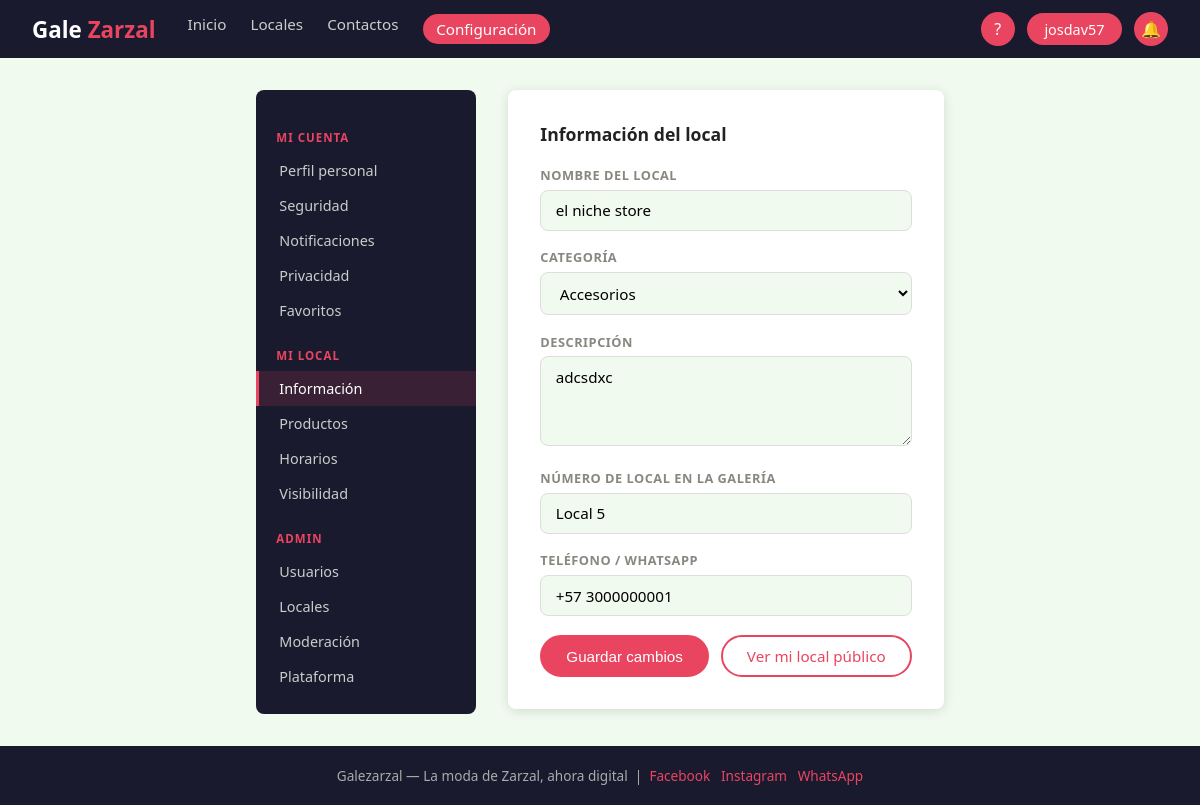
Screenshot of /configuracion/infoLocal.php (signed in) with the database file from the repository.
### tables this page shows
CREATE TABLE `local` (
  `idLocal` int(11) NOT NULL,
  `nomLocal` varchar(100) NOT NULL,
  `describLocal` varchar(300) DEFAULT NULL,
  `infoContacto` varchar(200) DEFAULT NULL,
  `ubiLocal` varchar(150) DEFAULT NULL,
  `urlWhatsapp` varchar(20) NOT NULL,
  `estado` enum('activo','inactivo','pendiente','rechazado') NOT NULL DEFAULT 'pendiente',
  `fechaRegistro` datetime NOT NULL DEFAULT current_timestamp(),
  `idHorario` int(11) DEFAULT NULL,
  `idVendedor` int(11) NOT NULL
);

### configuracion/infoLocal.php (the view, shortened to what this page needs)
<?php
$db     = getDB();
$st = $db->prepare(
    "SELECT l.*, cat.nomCategoria
     FROM Local l
     JOIN Vendedor v ON v.idVendedor = l.idVendedor
     LEFT JOIN (SELECT p.idLocal, MIN(cat.nomCategoria) AS nomCategoria FROM Producto p JOIN Categoria cat ON cat.idcategoria=p.idcategoria GROUP BY p.idLocal) cat ON cat.idLocal = l.idLocal
     WHERE v.iduser = ? LIMIT 1"
);
$st->execute([$_SESSION['iduser']]);
$local = $st->fetch();
$categorias = $db->query("SELECT * FROM Categoria ORDER BY nomCategoria")->fetchAll();
require_once __DIR__ . '/../includes/header.php';
?>
<div class="config-layout">
  <?php require_once __DIR__ . '/sidebar.php'; ?>
  <main class="config-main">
    <div class="config-panel">
      <h2>Información del local</h2>
      <?php if (!$local): ?>
        <div class="alerta alerta-info">No tienes un local registrado aún. <a href="/galezarzal/local/crearLocal.php" style="color:var(--rojo);">Registrar local</a></div>
      <?php else: ?>
      <form method="POST">
        <div class="form-group"><label>Nombre del local</label><input type="text" name="nomLocal" value="<?= htmlspecialchars($local['nomLocal']) ?>" required></div>
        <div class="form-group"><label>Categoría</label>
          <select name="idcategoria">
            <?php foreach ($categorias as $c): ?>
            <option value="<?= $c['idcategoria'] ?>"><?= htmlspecialchars($c['nomCategoria']) ?></option>
            <?php endforeach; ?>
          </select>
        </div>
        <div class="form-group"><label>Descripción</label><textarea name="describLocal"><?= htmlspecialchars($local['describLocal']??'') ?></textarea></div>
        <div class="form-group"><label>Número de local en la galería</label><input type="text" name="ubiLocal" value="<?= htmlspecialchars($local['ubiLocal']??'') ?>" placeholder="Local 12, Pasillo B"></div>
        <div class="form-group"><label>Teléfono / WhatsApp</label><input type="tel" name="urlWhatsapp" value="<?= htmlspecialchars($local['urlWhatsapp']??'') ?>" placeholder="+57 316..."></div>
        <div class="form-acciones">
          <button type="submit" class="btn-primary">Guardar cambios</button>
          <a href="/galezarzal/local/verLocal.php?id=<?= $local['idLocal'] ?>" class="btn-outline">Ver mi local público</a>
        </div>
      </form>
      <?php endif; ?>
    </div>
  </main>
</div>
<?php require_once __DIR__ . '/../includes/footer.php'; ?>

### assets/css/style.css (style rules this page uses)
:root { --rojo: #E94560; --oscuro: #1A1A2E; --crema: #F1FAEE; --blanco: #FFFFFF; --gris: #888780; --gris-l: #e8e8e8; --exito: #2ecc71; --alerta: #f39c12; --radio: 8px; --sombra: 0 2px 12px rgba(0,0,0,.12); }
*, *::before, *::after { box-sizing: border-box; margin: 0; padding: 0; }
html { scroll-behavior: smooth; }
body { font-family: 'Segoe UI', Arial, sans-serif; background: var(--crema); color: #222; min-height: 100vh; display: flex; flex-direction: column; }
a { color: inherit; text-decoration: none; }
.btn-primary { background: var(--rojo); color: var(--blanco); border: 2px solid var(--rojo); border-radius: 25px; padding: .55rem 1.5rem; font-size: .95rem; cursor: pointer; transition: opacity .2s; display: inline-block; }
.btn-outline { background: transparent; color: var(--rojo); border: 2px solid var(--rojo); border-radius: 25px; padding: .55rem 1.5rem; font-size: .95rem; cursor: pointer; transition: background .2s, color .2s; display: inline-block; }
.form-group { margin-bottom: 1.1rem; }
.form-group label { display: block; font-size: .8rem; font-weight: 600; text-transform: uppercase; letter-spacing: .5px; color: var(--gris); margin-bottom: .35rem; }
.form-group input, .form-group select, .form-group textarea { width: 100%; border: 1.5px solid #ddd; border-radius: var(--radio); padding: .6rem .9rem; font-size: .95rem; background: var(--crema); transition: border-color .2s; outline: none; font-family: inherit; }
.form-group textarea { resize: vertical; min-height: 90px; }
.form-acciones { display: flex; gap: .75rem; flex-wrap: wrap; margin-top: 1.2rem; }
.config-layout { display: flex; gap: 2rem; align-items: flex-start; padding: 2rem; max-width: 1100px; margin: 0 auto; }
.config-main { flex: 1; }
.config-panel { background: var(--blanco); border-radius: var(--radio); box-shadow: var(--sombra); padding: 2rem; }
.config-panel h2 { font-size: 1.1rem; font-weight: 700; margin-bottom: 1.25rem; }

### rows the page displays
local: nomLocal "el niche store", describLocal "adcsdxc", ubiLocal "Local 5", urlWhatsapp "+57 3000000001"

### other values shown
$_nomUsuario "josdav57"
form field idcategoria "Accesorios"
